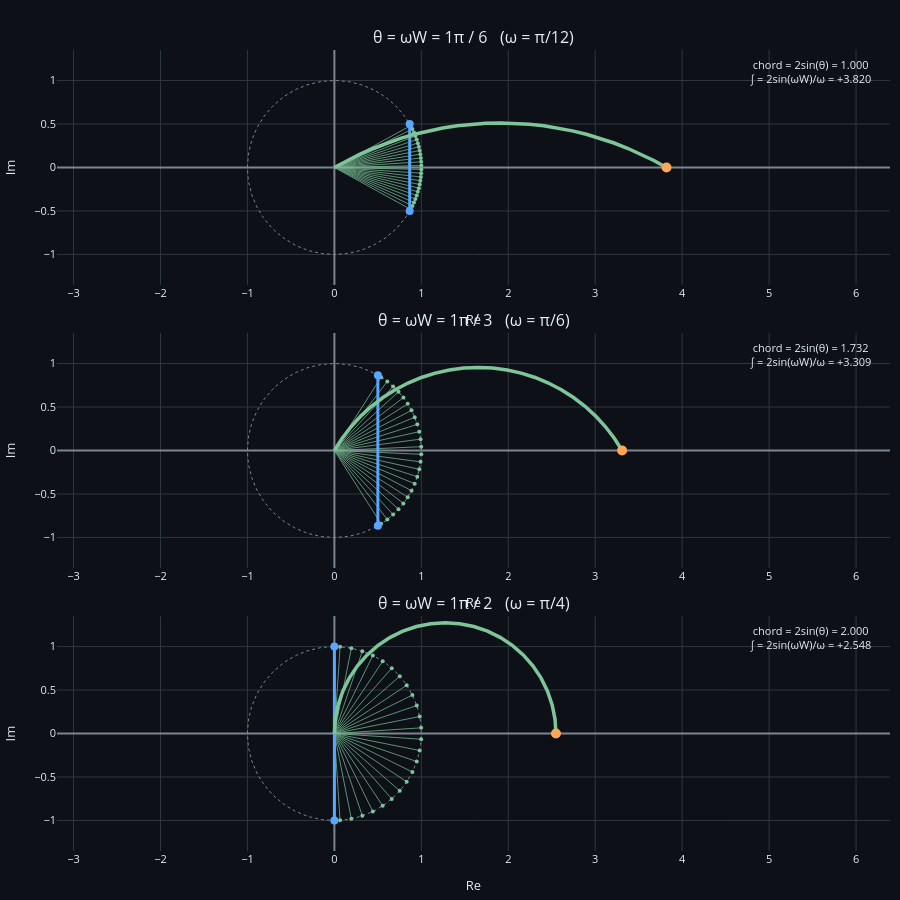

The notebook cell saved with this chart:
### Markdown cell above
### θ = ωW를 π/6, π/3, π/2로 키움 (W=2이므로 ω = π/12, π/6, π/4)

각 패널을 *한 복소평면*에 그린다. 왼쪽에 단위원과 단위벡터 화살표들, 그 끝점들이 만든 chord; 거기서 시작해 오른쪽으로 길게 뻗는 누적 호. **누적 호의 끝점은 Re축에 정확히 붙어 있고, 그 위치가 곧 X(jω) = 2sin(ωW)/ω**.

각 패널에서:
- 점선 단위원 = 단위벡터 e^(-jωt_k)들이 놓인 원
- 얇은 초록 화살표 N개 = 원점 → e^(-jωt_k) (균등 시간 분할 t_k)
- 파란 직선 = chord (호의 양 끝점을 잇는 직선; 길이 = 2sin(θ))
- 굵은 초록 trail = 머리잇기 누적합 ∫₀ᵗ e^(-jωτ) dτ. Re축 위 끝점에서 멈춤.
- 주황 마커 = 누적 끝점 = X(jω)

### Code cell
thetas_phase1 = [np.pi/6, np.pi/3, np.pi/2]
N_ARROWS_P1 = 24   # 단위벡터 화살표 개수 — 호 위 점들이 시각적으로 알아볼 만하게

# 가로 범위: 모든 누적 호 끝점이 들어오게. θ=π/6에서 끝점 = 2sin(π/6)/(π/12) ≈ 3.82
X_MAX = 4.5
X_MIN = -1.3
Y_LIM = 1.3

fig = go.Figure()
fig.set_subplots(rows=3, cols=1, vertical_spacing=0.06,
                 subplot_titles=[f'θ = ωW = {n}π / {d}   (ω = π/{12 if d==6 else 6 if d==3 else 4})'
                                 for n, d in [(1,6),(1,3),(1,2)]])

for row, theta in enumerate(thetas_phase1, start=1):
    omega = theta / W

    # 단위벡터 t_k들 (균등 시간 분할, midpoint rule)
    dt = 2 * W / N_ARROWS_P1
    t_k = -W + np.arange(N_ARROWS_P1) * dt + dt / 2
    unit_vecs = np.exp(-1j * omega * t_k)        # 단위원 위 N개 점
    arrows = unit_vecs * dt                       # midpoint 적분 항
    cum = np.concatenate([[0+0j], np.cumsum(arrows)])

    # 단위원 (점선)
    th = np.linspace(0, 2*np.pi, 200)
    fig.add_trace(go.Scatter(x=np.cos(th), y=np.sin(th), mode='lines',
                             line=dict(color=_AXIS, width=1, dash='dot'),
                             hoverinfo='skip', showlegend=False),
                  row=row, col=1)

    # 단위벡터 화살표 N개 (얇은 선) — None separator로 한 trace에
    n = len(unit_vecs)
    xs = np.empty(3*n); ys = np.empty(3*n)
    xs[0::3] = 0;  xs[1::3] = unit_vecs.real;  xs[2::3] = np.nan
    ys[0::3] = 0;  ys[1::3] = unit_vecs.imag;  ys[2::3] = np.nan
    fig.add_trace(go.Scatter(x=xs, y=ys, mode='lines',
                             line=dict(color=_GREEN, width=1),
                             opacity=0.7, hoverinfo='skip', showlegend=False),
                  row=row, col=1)
    # 단위벡터 끝점 마커
    fig.add_trace(go.Scatter(x=unit_vecs.real, y=unit_vecs.imag,
                             mode='markers',
                             marker=dict(color=_GREEN, size=4),
                             hoverinfo='skip', showlegend=False),
                  row=row, col=1)

    # chord (호 양 끝점을 잇는 직선)
    p_start = np.exp(-1j * omega * (-W))    # = e^(+jωW)
    p_end = np.exp(-1j * omega * W)         # = e^(-jωW)
    fig.add_trace(go.Scatter(x=[p_start.real, p_end.real],
                             y=[p_start.imag, p_end.imag],
                             mode='lines+markers',
                             line=dict(color=_BLUE, width=3),
                             marker=dict(color=_BLUE, size=8),
                             hoverinfo='skip', showlegend=False),
                  row=row, col=1)

    # 누적 호 (원점 → ··· → (2sin(θ)/ω, 0))
    fig.add_trace(go.Scatter(x=cum.real, y=cum.imag,
                             mode='lines',
                             line=dict(color=_GREEN, width=3.5),
                             hoverinfo='skip', showlegend=False),
                  row=row, col=1)
    # 누적 끝점 마커 = X(jω)
    fig.add_trace(go.Scatter(x=[cum.real[-1]], y=[cum.imag[-1]],
                             mode='markers',
                             marker=dict(color=_ORANGE, size=10, symbol='circle'),
                             hoverinfo='skip', showlegend=False),
                  row=row, col=1)

    # 라벨
    chord_len = abs(p_end - p_start)
    integ = cum[-1]
    fig.add_annotation(
        text=(f'chord = 2sin(θ) = {chord_len:.3f}<br>'
              f'∫ = 2sin(ωW)/ω = {integ.real:+.3f}'),
        xref=f'x{row} domain' if row>1 else 'x domain',
        yref=f'y{row} domain' if row>1 else 'y domain',
        x=0.98, y=0.98, xanchor='right', yanchor='top',
        showarrow=False, font=dict(color=_FG, size=11),
    )

fig.update_layout(
    paper_bgcolor=_BG, plot_bgcolor=_BG,
    font=dict(color=_FG, size=11),
    margin=dict(l=10, r=10, t=50, b=20),
    height=900, showlegend=False,
)
ax_pairs = [('xaxis', 'y'), ('xaxis2', 'y2'), ('xaxis3', 'y3')]
for ax_name, scale_target in ax_pairs:
    fig.layout[ax_name].update(range=[X_MIN, X_MAX], gridcolor=_GRID,
                                zerolinecolor=_AXIS, color=_FG,
                                scaleanchor=scale_target, scaleratio=1,
                                title='Re')
for ay in ['yaxis', 'yaxis2', 'yaxis3']:
    fig.layout[ay].update(range=[-Y_LIM, Y_LIM], gridcolor=_GRID,
                          zerolinecolor=_AXIS, color=_FG, title='Im')
fig.show()

# 수치 확인
print('\nθ        ω        chord = 2sin(θ)   ∫ = 2sin(ωW)/ω')
for theta in thetas_phase1:
    omega = theta / W
    chord = 2 * np.sin(theta)
    integ_th = 2 * np.sin(omega * W) / omega
    print(f'  {theta/np.pi:.3f}π   {omega:.4f}   {chord:.4f}            {integ_th:.4f}')

### Figure 1 — Plotly figure (JSON) as saved in the notebook; plotly's stock layout.template omitted (floating-point values rounded to 4 significant figures; data arrays with more than 128 entries replaced by an {"elided": "..."} marker saying what was removed)
{"data": [{"hoverinfo": "skip", "line": {"color": "#7d8590", "dash": "dot", "width": 1}, "mode": "lines", "showlegend": false, "type": "scatter", "x": {"elided": "200 float values"}, "xaxis": "x", "y": {"elided": "200 float values"}, "yaxis": "y"}, {"hoverinfo": "skip", "line": {"color": "#7ec699", "width": 1}, "mode": "lines", "opacity": 0.7, "showlegend": false, "type": "scatter", "x": [0.0, 0.8767, NaN, 0.0, 0.8969, NaN, 0.0, 0.9153, NaN, 0.0, 0.932, NaN, 0.0, 0.9469, NaN, 0.0, 0.96, NaN, 0.0, 0.9713, NaN, 0.0, 0.9808, NaN, 0.0, 0.9884, NaN, 0.0, 0.9941, NaN, 0.0, 0.9979, NaN, 0.0, 0.9998, NaN, 0.0, 0.9998, NaN, 0.0, 0.9979, NaN, 0.0, 0.9941, NaN, 0.0, 0.9884, NaN, 0.0, 0.9808, NaN, 0.0, 0.9713, NaN, 0.0, 0.96, NaN, 0.0, 0.9469, NaN, 0.0, 0.932, NaN, 0.0, 0.9153, NaN, 0.0, 0.8969, NaN, 0.0, 0.8767, NaN], "xaxis": "x", "y": [0.0, 0.481, NaN, 0.0, 0.4423, NaN, 0.0, 0.4027, NaN, 0.0, 0.3624, NaN, 0.0, 0.3214, NaN, 0.0, 0.2798, NaN, 0.0, 0.2377, NaN, 0.0, 0.1951, NaN, 0.0, 0.1521, NaN, 0.0, 0.1089, NaN, 0.0, 0.0654, NaN, 0.0, 0.02181, NaN, 0.0, -0.02181, NaN, 0.0, -0.0654, NaN, 0.0, -0.1089, NaN, 0.0, -0.1521, NaN, 0.0, -0.1951, NaN, 0.0, -0.2377, NaN, 0.0, -0.2798, NaN, 0.0, -0.3214, NaN, 0.0, -0.3624, NaN, 0.0, -0.4027, NaN, 0.0, -0.4423, NaN, 0.0, -0.481, NaN], "yaxis": "y"}, {"hoverinfo": "skip", "marker": {"color": "#7ec699", "size": 4}, "mode": "markers", "showlegend": false, "type": "scatter", "x": [0.8767, 0.8969, 0.9153, 0.932, 0.9469, 0.96, 0.9713, 0.9808, 0.9884, 0.9941, 0.9979, 0.9998, 0.9998, 0.9979, 0.9941, 0.9884, 0.9808, 0.9713, 0.96, 0.9469, 0.932, 0.9153, 0.8969, 0.8767], "xaxis": "x", "y": [0.481, 0.4423, 0.4027, 0.3624, 0.3214, 0.2798, 0.2377, 0.1951, 0.1521, 0.1089, 0.0654, 0.02181, -0.02181, -0.0654, -0.1089, -0.1521, -0.1951, -0.2377, -0.2798, -0.3214, -0.3624, -0.4027, -0.4423, -0.481], "yaxis": "y"}, {"hoverinfo": "skip", "line": {"color": "#58a6ff", "width": 3}, "marker": {"color": "#58a6ff", "size": 8}, "mode": "lines+markers", "showlegend": false, "type": "scatter", "x": [0.866, 0.866], "xaxis": "x", "y": [0.5, -0.5], "yaxis": "y"}, {"hoverinfo": "skip", "line": {"color": "#7ec699", "width": 3.5}, "mode": "lines", "showlegend": false, "type": "scatter", "x": [0.0, 0.1461, 0.2956, 0.4482, 0.6035, 0.7613, 0.9213, 1.083, 1.247, 1.411, 1.577, 1.743, 1.91, 2.077, 2.243, 2.409, 2.573, 2.737, 2.899, 3.059, 3.217, 3.372, 3.524, 3.674, 3.82], "xaxis": "x", "y": [0.0, 0.08016, 0.1539, 0.221, 0.2814, 0.335, 0.3816, 0.4212, 0.4538, 0.4791, 0.4972, 0.5082, 0.5118, 0.5082, 0.4972, 0.4791, 0.4538, 0.4212, 0.3816, 0.335, 0.2814, 0.221, 0.1539, 0.08016, 0.0], "yaxis": "y"}, {"hoverinfo": "skip", "marker": {"color": "#ffa657", "size": 10, "symbol": "circle"}, "mode": "markers", "showlegend": false, "type": "scatter", "x": [3.82], "xaxis": "x", "y": [0], "yaxis": "y"}, {"hoverinfo": "skip", "line": {"color": "#7d8590", "dash": "dot", "width": 1}, "mode": "lines", "showlegend": false, "type": "scatter", "x": {"elided": "200 float values"}, "xaxis": "x2", "y": {"elided": "200 float values"}, "yaxis": "y2"}, {"hoverinfo": "skip", "line": {"color": "#7ec699", "width": 1}, "mode": "lines", "opacity": 0.7, "showlegend": false, "type": "scatter", "x": [0.0, 0.5373, NaN, 0.0, 0.6088, NaN, 0.0, 0.6756, NaN, 0.0, 0.7373, NaN, 0.0, 0.7934, NaN, 0.0, 0.8434, NaN, 0.0, 0.887, NaN, 0.0, 0.9239, NaN, 0.0, 0.9537, NaN, 0.0, 0.9763, NaN, 0.0, 0.9914, NaN, 0.0, 0.999, NaN, 0.0, 0.999, NaN, 0.0, 0.9914, NaN, 0.0, 0.9763, NaN, 0.0, 0.9537, NaN, 0.0, 0.9239, NaN, 0.0, 0.887, NaN, 0.0, 0.8434, NaN, 0.0, 0.7934, NaN, 0.0, 0.7373, NaN, 0.0, 0.6756, NaN, 0.0, 0.6088, NaN, 0.0, 0.5373, NaN], "xaxis": "x2", "y": [0.0, 0.8434, NaN, 0.0, 0.7934, NaN, 0.0, 0.7373, NaN, 0.0, 0.6756, NaN, 0.0, 0.6088, NaN, 0.0, 0.5373, NaN, 0.0, 0.4617, NaN, 0.0, 0.3827, NaN, 0.0, 0.3007, NaN, 0.0, 0.2164, NaN, 0.0, 0.1305, NaN, 0.0, 0.04362, NaN, 0.0, -0.04362, NaN, 0.0, -0.1305, NaN, 0.0, -0.2164, NaN, 0.0, -0.3007, NaN, 0.0, -0.3827, NaN, 0.0, -0.4617, NaN, 0.0, -0.5373, NaN, 0.0, -0.6088, NaN, 0.0, -0.6756, NaN, 0.0, -0.7373, NaN, 0.0, -0.7934, NaN, 0.0, -0.8434, NaN], "yaxis": "y2"}, {"hoverinfo": "skip", "marker": {"color": "#7ec699", "size": 4}, "mode": "markers", "showlegend": false, "type": "scatter", "x": [0.5373, 0.6088, 0.6756, 0.7373, 0.7934, 0.8434, 0.887, 0.9239, 0.9537, 0.9763, 0.9914, 0.999, 0.999, 0.9914, 0.9763, 0.9537, 0.9239, 0.887, 0.8434, 0.7934, 0.7373, 0.6756, 0.6088, 0.5373], "xaxis": "x2", "y": [0.8434, 0.7934, 0.7373, 0.6756, 0.6088, 0.5373, 0.4617, 0.3827, 0.3007, 0.2164, 0.1305, 0.04362, -0.04362, -0.1305, -0.2164, -0.3007, -0.3827, -0.4617, -0.5373, -0.6088, -0.6756, -0.7373, -0.7934, -0.8434], "yaxis": "y2"}, {"hoverinfo": "skip", "line": {"color": "#58a6ff", "width": 3}, "marker": {"color": "#58a6ff", "size": 8}, "mode": "lines+markers", "showlegend": false, "type": "scatter", "x": [0.5, 0.5], "xaxis": "x2", "y": [0.866, -0.866], "yaxis": "y2"}, {"hoverinfo": "skip", "line": {"color": "#7ec699", "width": 3.5}, "mode": "lines", "showlegend": false, "type": "scatter", "x": [0.0, 0.08955, 0.191, 0.3036, 0.4265, 0.5587, 0.6993, 0.8471, 1.001, 1.16, 1.323, 1.488, 1.655, 1.821, 1.986, 2.149, 2.308, 2.462, 2.61, 2.75, 2.883, 3.005, 3.118, 3.219, 3.309], "xaxis": "x2", "y": [0.0, 0.1406, 0.2728, 0.3957, 0.5083, 0.6097, 0.6993, 0.7762, 0.84, 0.8901, 0.9262, 0.948, 0.9552, 0.948, 0.9262, 0.8901, 0.84, 0.7762, 0.6993, 0.6097, 0.5083, 0.3957, 0.2728, 0.1406, 2.22e-16], "yaxis": "y2"}, {"hoverinfo": "skip", "marker": {"color": "#ffa657", "size": 10, "symbol": "circle"}, "mode": "markers", "showlegend": false, "type": "scatter", "x": [3.309], "xaxis": "x2", "y": [2.22e-16], "yaxis": "y2"}, {"hoverinfo": "skip", "line": {"color": "#7d8590", "dash": "dot", "width": 1}, "mode": "lines", "showlegend": false, "type": "scatter", "x": {"elided": "200 float values"}, "xaxis": "x3", "y": {"elided": "200 float values"}, "yaxis": "y3"}, {"hoverinfo": "skip", "line": {"color": "#7ec699", "width": 1}, "mode": "lines", "opacity": 0.7, "showlegend": false, "type": "scatter", "x": [0.0, 0.0654, NaN, 0.0, 0.1951, NaN, 0.0, 0.3214, NaN, 0.0, 0.4423, NaN, 0.0, 0.5556, NaN, 0.0, 0.6593, NaN, 0.0, 0.7518, NaN, 0.0, 0.8315, NaN, 0.0, 0.8969, NaN, 0.0, 0.9469, NaN, 0.0, 0.9808, NaN, 0.0, 0.9979, NaN, 0.0, 0.9979, NaN, 0.0, 0.9808, NaN, 0.0, 0.9469, NaN, 0.0, 0.8969, NaN, 0.0, 0.8315, NaN, 0.0, 0.7518, NaN, 0.0, 0.6593, NaN, 0.0, 0.5556, NaN, 0.0, 0.4423, NaN, 0.0, 0.3214, NaN, 0.0, 0.1951, NaN, 0.0, 0.0654, NaN], "xaxis": "x3", "y": [0.0, 0.9979, NaN, 0.0, 0.9808, NaN, 0.0, 0.9469, NaN, 0.0, 0.8969, NaN, 0.0, 0.8315, NaN, 0.0, 0.7518, NaN, 0.0, 0.6593, NaN, 0.0, 0.5556, NaN, 0.0, 0.4423, NaN, 0.0, 0.3214, NaN, 0.0, 0.1951, NaN, 0.0, 0.0654, NaN, 0.0, -0.0654, NaN, 0.0, -0.1951, NaN, 0.0, -0.3214, NaN, 0.0, -0.4423, NaN, 0.0, -0.5556, NaN, 0.0, -0.6593, NaN, 0.0, -0.7518, NaN, 0.0, -0.8315, NaN, 0.0, -0.8969, NaN, 0.0, -0.9469, NaN, 0.0, -0.9808, NaN, 0.0, -0.9979, NaN], "yaxis": "y3"}, {"hoverinfo": "skip", "marker": {"color": "#7ec699", "size": 4}, "mode": "markers", "showlegend": false, "type": "scatter", "x": [0.0654, 0.1951, 0.3214, 0.4423, 0.5556, 0.6593, 0.7518, 0.8315, 0.8969, 0.9469, 0.9808, 0.9979, 0.9979, 0.9808, 0.9469, 0.8969, 0.8315, 0.7518, 0.6593, 0.5556, 0.4423, 0.3214, 0.1951, 0.0654], "xaxis": "x3", "y": [0.9979, 0.9808, 0.9469, 0.8969, 0.8315, 0.7518, 0.6593, 0.5556, 0.4423, 0.3214, 0.1951, 0.0654, -0.0654, -0.1951, -0.3214, -0.4423, -0.5556, -0.6593, -0.7518, -0.8315, -0.8969, -0.9469, -0.9808, -0.9979], "yaxis": "y3"}, {"hoverinfo": "skip", "line": {"color": "#58a6ff", "width": 3}, "marker": {"color": "#58a6ff", "size": 8}, "mode": "lines+markers", "showlegend": false, "type": "scatter", "x": [6.123e-17, 6.123e-17], "xaxis": "x3", "y": [1, -1], "yaxis": "y3"}, {"hoverinfo": "skip", "line": {"color": "#7ec699", "width": 3.5}, "mode": "lines", "showlegend": false, "type": "scatter", "x": [0.0, 0.0109, 0.04342, 0.09699, 0.1707, 0.2633, 0.3732, 0.4985, 0.6371, 0.7866, 0.9444, 1.108, 1.274, 1.44, 1.604, 1.762, 1.911, 2.05, 2.175, 2.285, 2.378, 2.451, 2.505, 2.537, 2.548], "xaxis": "x3", "y": [0.0, 0.1663, 0.3298, 0.4876, 0.6371, 0.7757, 0.901, 1.011, 1.103, 1.177, 1.231, 1.263, 1.274, 1.263, 1.231, 1.177, 1.103, 1.011, 0.901, 0.7757, 0.6371, 0.4876, 0.3298, 0.1663, 4.996e-16], "yaxis": "y3"}, {"hoverinfo": "skip", "marker": {"color": "#ffa657", "size": 10, "symbol": "circle"}, "mode": "markers", "showlegend": false, "type": "scatter", "x": [2.548], "xaxis": "x3", "y": [4.996e-16], "yaxis": "y3"}], "layout": {"annotations": [{"font": {"size": 16}, "showarrow": false, "text": "θ = ωW = 1π / 6   (ω = π/12)", "x": 0.5, "xanchor": "center", "xref": "paper", "y": 1, "yanchor": "bottom", "yref": "paper"}, {"font": {"size": 16}, "showarrow": false, "text": "θ = ωW = 1π / 3   (ω = π/6)", "x": 0.5, "xanchor": "center", "xref": "paper", "y": 0.6467, "yanchor": "bottom", "yref": "paper"}, {"font": {"size": 16}, "showarrow": false, "text": "θ = ωW = 1π / 2   (ω = π/4)", "x": 0.5, "xanchor": "center", "xref": "paper", "y": 0.2933, "yanchor": "bottom", "yref": "paper"}, {"font": {"color": "#e6edf3", "size": 11}, "showarrow": false, "text": "chord = 2sin(θ) = 1.000<br>∫ = 2sin(ωW)/ω = +3.820", "x": 0.98, "xanchor": "right", "xref": "x domain", "y": 0.98, "yanchor": "top", "yref": "y domain"}, {"font": {"color": "#e6edf3", "size": 11}, "showarrow": false, "text": "chord = 2sin(θ) = 1.732<br>∫ = 2sin(ωW)/ω = +3.309", "x": 0.98, "xanchor": "right", "xref": "x2 domain", "y": 0.98, "yanchor": "top", "yref": "y2 domain"}, {"font": {"color": "#e6edf3", "size": 11}, "showarrow": false, "text": "chord = 2sin(θ) = 2.000<br>∫ = 2sin(ωW)/ω = +2.548", "x": 0.98, "xanchor": "right", "xref": "x3 domain", "y": 0.98, "yanchor": "top", "yref": "y3 domain"}], "font": {"color": "#e6edf3", "size": 11}, "height": 900, "margin": {"b": 20, "l": 10, "r": 10, "t": 50}, "paper_bgcolor": "#0d1117", "plot_bgcolor": "#0d1117", "showlegend": false, "xaxis": {"anchor": "y", "color": "#e6edf3", "domain": [0, 1], "gridcolor": "#30363d", "range": [-1.3, 4.5], "scaleanchor": "y", "scaleratio": 1, "title": {"text": "Re"}, "zerolinecolor": "#7d8590"}, "xaxis2": {"anchor": "y2", "color": "#e6edf3", "domain": [0, 1], "gridcolor": "#30363d", "range": [-1.3, 4.5], "scaleanchor": "y2", "scaleratio": 1, "title": {"text": "Re"}, "zerolinecolor": "#7d8590"}, "xaxis3": {"anchor": "y3", "color": "#e6edf3", "domain": [0, 1], "gridcolor": "#30363d", "range": [-1.3, 4.5], "scaleanchor": "y3", "scaleratio": 1, "title": {"text": "Re"}, "zerolinecolor": "#7d8590"}, "yaxis": {"anchor": "x", "color": "#e6edf3", "domain": [0.7067, 1], "gridcolor": "#30363d", "range": [-1.3, 1.3], "title": {"text": "Im"}, "zerolinecolor": "#7d8590"}, "yaxis2": {"anchor": "x2", "color": "#e6edf3", "domain": [0.3533, 0.6467], "gridcolor": "#30363d", "range": [-1.3, 1.3], "title": {"text": "Im"}, "zerolinecolor": "#7d8590"}, "yaxis3": {"anchor": "x3", "color": "#e6edf3", "domain": [0, 0.2933], "gridcolor": "#30363d", "range": [-1.3, 1.3], "title": {"text": "Im"}, "zerolinecolor": "#7d8590"}}}
